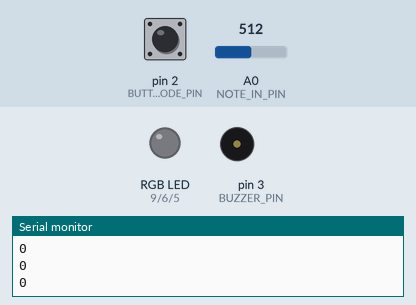
Simulated run of this sketch. Board: Arduino Uno, built with avr-gcc and run on an emulated ATmega328P. On the bench: an RGB LED mixed from three pins (HIGH = lit), buzzer (waves = sounding), the last lines printed to the serial monitor. Dashed ring = blinking. Inputs (shaded band) come from the test bench; at power-on: pin 2 (BUTTON_MODE_PIN) LOW, A0 (NOTE_IN_PIN) = 512. Dim RGB values are drawn brighter than linear; random numbers use the default seed unless the sketch sets one.

Above: at 1.3 s.
1.4 s: pin 2 (BUTTON_MODE_PIN) pulled HIGH for 1 s
At 1.87 s:
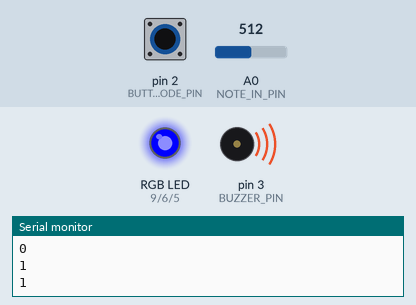
At 2.6 s:
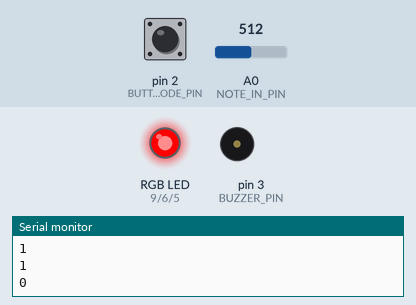
4.4 s: pin 2 (BUTTON_MODE_PIN) pulled HIGH for 3.2 s
At 8.0 s:
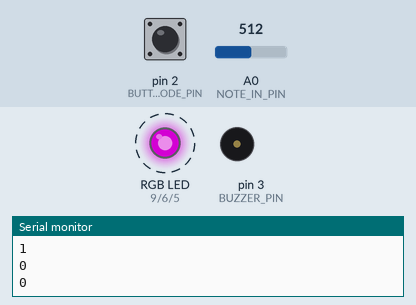
Timing chart, 0 to 11.5 s (numbered marks = the images above; inputs shaded):
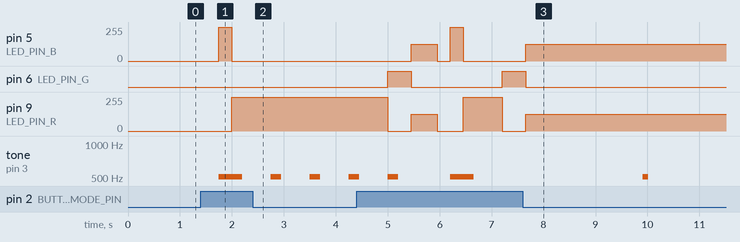

The sketch:

_Liu_WenYue_etudeThree.ino
```cpp
/********************** ETUDE 3 CART 360 2019 *******************************
 * WELCOME!
 * THE PURPOSE OF THIS EXERCISE IS TO DESIGN A VERY SIMPLE KEYBOARD (5 KEYS)
 * WHICH ALLOWS YOU TO PLAY LIVE, RECORD, AND PLAYBACK SINGLE NOTES (NO CHORDS).
 * THERE WILL BE A BUTTON WHICH WHEN PRESSED WILL TAKE THE USER TO THE NEXT MODE:
 * THERE ARE 5 POSSIBLE MODES
 * 0 ==  reset    ==   led off == also resets
 * 1 ==  live     ==   led BLUE
 * 2 ==  record   ==   led RED
 * 3 ==  play     ==   led GREEN
 * 4 ==  loopMODE ==   led PURPLE
 *
 * ADDITIONALLY - WHEN THE USER CHANGES MODE,
 * THE RGB LED WILL CHANGE COLOR (ACCORDING TO THE SPECIFICATIONS)

 * PLEASE FOLLOW THE INSTRUCTIONS IN THE COMMENTS:
 * DO NOT ADD ANY MORE FUNCTION DEFINITIONS
 * ONLY IMPLEMENT THE FUNCTION DEFINITIONS SUPPLIED
 * THERE IS NO NEED TO ADD ANY NEW VARIABLES OR CONSTANTS
 * PROVIDE COMMENTS FOR ANY OF THE CODE IMPLEMENTED
 * GOOD LUCK!
 */

// ANALYSIS
// The resistor ladder allowed us to produce analog outputs (audible sound in different pitch)
// with digital inputs (pressing down the switches). The resistors act as voltage dividers which
// controls/changes the voltage from the main power supply. The voltage decreases every time it
// flows through a resistor (voltage divider), and lower the voltage, the higher the frequency,
// and therefore, higher the pitch of the sound.
//
// For the mode selector, we used a switch case to control different cases. By tracking the number
// of button pressed on the mode button, we can call unique functions on different modes.

/**** CONSTANTS ********************************************************/

#define BUTTON_MODE_PIN 2 // Button to change the mode

// constants for RGB LED
#define LED_PIN_R 9 // R PIN
#define LED_PIN_G 6 // G PIN
#define LED_PIN_B 5 // B PIN

// constant for note in (button-resistor ladder on breadboard)
# define NOTE_IN_PIN A0

//constant for max number of notes in array
#define MAX_NOTES 16

// a constant for duration
const int duration = 200;

// constant for pin to output for buzzer
#define BUZZER_PIN 3 // PWM

/******** VARIABLES *****************************************************/
// counter for how many notes we have
int countNotes = 0;
// array to hold the notes played (for record/play mode)
int notes [MAX_NOTES];
int mode =0; // start at off

/*************************************************************************/


/**********************SETUP() DO NOT CHANGE*******************************/
// Declare pin mode for the single digital input
void setup()
{
  Serial.begin(9600);
  pinMode(BUTTON_MODE_PIN, INPUT);
}

/**********************LOOP() DO NOT CHANGE *******************************
 * INSTRUCTIONS:
 * There is NO NEED to change the loop - it establishes the flow of the program
 * We call here 3 functions repeatedly:
 * 1: chooseMode(): this function will determine the mode that your program is in
 * based on if the button (linked to the BUTTON_MODE_PIN) was pressed
 * 2: setRGB(): will set the color of the RGB LED based on the value of the mode variable
 * 3: selectMode(): will determine which function to call based on the value of the mode variable

**************************************************************************/
void loop()
{
  chooseMode();
  setRGB();
  selectMode();
}
/******************CHOOSEMODE(): IMPLEMENT *********************************
 * INSTRUCTIONS:
 * Read the value from the Button (linked to the BUTTON_MODE_PIN) and
 * if is being pressed then change the mode variable.
 * REMEMBER:
 * mode == 0 is reset
 * mode == 1 is live
 * mode == 2 is record
 * mode == 3 is play
 * mode == 4 is loopMode
 * Every time the user presses the button, the program will go to the next mode,
 * once it reaches 4, it should go back to mode == 0.
 * (i.e. if mode ==2 and we press, then mode ==3) ...
**************************************************************************/
void chooseMode(){
  // Create buttonMode variable that stores the digital reading of the Button.
  int buttonMode = digitalRead(BUTTON_MODE_PIN);

  // Print the buttonMode in serial printer.
  Serial.println(buttonMode);

  // If statement,
  // If mode is smaller than 5 and the buttonMODE is high...
  if (mode < 5 && buttonMode == HIGH) {
    // mode increase by 1
    mode += 1;
  }
  // Else if the mode is greater or equal to four, and the buttonMode is high...
  else if (mode >= 4 && buttonMode == HIGH) {
    // Set the mode back to zero
    mode = 0;
  }

  // Delay 250 milliseconds for microcontroller to react.
  delay(250);

  // Print and the mode in serial printer.
  // Serial.println(mode);
}

/******************SETRGB(): IMPLEMENT *********************************
 * INSTRUCTIONS:
 * Depending on the value of the mode variable:
 * if the mode is 0 - RGB LED IS OFF
 * if the mode is 1 - RGB LED IS BLUE
 * if mode is 2 - RGB LED IS RED
 * if mode is 3 - RGB LED IS GREEN
 * if mode is 4 - RGB LED iS PURPLE
 * YOU MUST USE A SWITCH CASE CONSTRUCT (NOT A SERIES OF IF / ELSE STATEMENTS
**************************************************************************/
void setRGB()
{
  // Switch case for mode...
  switch (mode) {
    // The default state, RGB LED is off...
    case 0:
      analogWrite(LED_PIN_R, 0);
      analogWrite(LED_PIN_G, 0);
      analogWrite(LED_PIN_B, 0);
      break;
    // When mode is 1, RGB LED is set to blue...
    case 1:
      analogWrite(LED_PIN_R, 0);
      analogWrite(LED_PIN_G, 0);
      analogWrite(LED_PIN_B, 255);
      break;
    // When mode is 2, RGB LED is set to red...
    case 2:
      analogWrite(LED_PIN_R, 255);
      analogWrite(LED_PIN_G, 0);
      analogWrite(LED_PIN_B, 0);
      break;
    // When mode is 3, RGB LED is set to green...
    case 3:
      analogWrite(LED_PIN_R, 0);
      analogWrite(LED_PIN_G, 255);
      analogWrite(LED_PIN_B, 0);
      break;
    // When mode is 4, RGB LED is set to purple...
    case 4:
      analogWrite(LED_PIN_R, 125);
      analogWrite(LED_PIN_G, 0);
      analogWrite(LED_PIN_B, 125);
      break;
  }
}
/**********************SELECTMODE() DO NOT CHANGE *******************************
 * INSTRUCTIONS:
 * There is NO NEED to change this function - it selects WHICH function should run based on the mode variable
 * There are 4 possibilities
 * 1: reset(): this function will reset any arrays etc, and will do nothing else
 * 2: live(): this function will play the corresponding notes
 * to the user pressing the respective buttons.
 * NOTE:: the notes played are NOT stored
 * 3: record(): this function will play the corresponding notes
 * to the user pressing the respective buttons
 * AND will STORE up to 16 consecutive notes in an array.
 * 4: play(): this function will playback any notes stored in the array that were recorded
 * in the previous mode
 * 5: loopMode(): this function will playback any notes stored in the array that were recorded,
 * BUT unlike the previous mode, you can choose in which sequence the notes are played.
 * REQUIRED: only play notes from the array (no live stuff)

******************************************************************************/
void selectMode()
{
  if(mode ==0) {
    reset();
  }
  else if(mode ==1) {
    live();
  }
  else if(mode ==2) {
    record();
  }

  else if(mode ==3) {
    play();
  }

   else if(mode ==4) {
    loopMode();
  }
}
/******************RESET(): IMPLEMENT **************************************
 * INSTRUCTIONS:
 * this function should ensure that any notes recorded are no longer available
**************************************************************************/
void reset()
{
  // Clears the notes array.
  memset(notes, 0, sizeof(notes));
}
/******************LIVE(): IMPLEMENT **************************************
 * INSTRUCTIONS:
 * this function will play the corresponding notes
 * to the user pressing the respective buttons
 * NOTE:: the notes played are NOT stored
 * SO: you need read in the input from the analog input (linked to the button-resistor ladder combo)
 * THEN - output the note to the buzzer using the tone() function
**************************************************************************/
void live()
{
  // If statement,
  // If the analog reading on the NOTE_IN_PIN is less than 8 (threshold)...
  if(analogRead(NOTE_IN_PIN) > 8) {
    // Play the sound with the speaker at pin 3 using the NOTE_IN_PIN reading.
    tone(3, analogRead(NOTE_IN_PIN));
  }
}
/******************RECORD(): IMPLEMENT **********************************
 * INSTRUCTIONS:
 * this function will play the corresponding notes
 * to the user pressing the respective buttons
 * AND will STORE up to 16 consecutive notes in an array.
 * SO:you need read in the input from the analog input (linked to the button-resistor ladder combo)
 * AND - output the note to the buzzer using the tone() function
 * THEN store that note in the array  - BE CAREFUL - you can only allow for up to MAX_NOTES to be stored
**************************************************************************/
void record()
{
  // If statement,
  // If the analog reading on the NOTE_IN_PIN is less than 8 (threshold)...
  if (analogRead(NOTE_IN_PIN) > 8) {
    // And if the countNotes is less than the MAX_NOTES...
    if (countNotes < MAX_NOTES){
      // Play the sound with the speaker at pin 3 using the NOTE_IN_PIN reading.
      tone(3, analogRead(NOTE_IN_PIN));
      // And assign the readings to the array called notes.
      notes[countNotes] = analogRead(NOTE_IN_PIN);
      // Increment countNotes by 1.
      countNotes += 1;
    }
    // Delay time for microcontroller to react.
    delay(duration);
    // Turn off the sound.
    noTone(3);
  }
  // Delay time for microcontroller to react.
  delay (300);
}
/******************PLAY(): IMPLEMENT ************************************
 * INSTRUCTIONS:
 * this function will playback any notes stored in the array that were recorded
 * in the previous mode
 * SO: you need to go through the array of values (be careful - the user may not have put in MAX_NOTES)
 * READ each value IN ORDER
 * AND output each note to the buzzer using the tone() function
 * ALSO: as long as we are in this mode, the notes are played over and over again
 * BE CAREFUL: make sure you allow for the user to get to another mode from the mode button...
**************************************************************************/
void play()
{
  // For loop,
  // if i is smaller than countNotes, increment i by 1.
  for (int i = 0; i < countNotes; i ++) {
    // Play the notes array.
    tone(3, notes [i], duration);
    // Delay time.
    delay(duration);

    // If statement,
    // If the button mode is pressed...
    if (digitalRead(BUTTON_MODE_PIN) == HIGH) {
      // Break the for loop.
      break;
    }
  }
}
/******************LOOPMODE(): IMPLEMENT *********************************
 * INSTRUCTIONS:
 * this function will playback any notes stored in the array that were recorded
 * in the previous mode
 * SO: you need to go through the array of values (be careful - the user may not have put in MAX_NOTES)
 * READ values IN ANY ORDERING (You MUST use the array - but you can determine your own sequence)
 * AND output each note to the buzzer using the tone() function
 * ALSO: as long as we are in this mode, the notes are played over and over again
 * BE CAREFUL: make sure you allow for the user to get to another mode from the mode button...
**************************************************************************/
void loopMode()
{
  // For loop,
  // if i is smaller than countNotes, increment i by 1.
  for (int i = 0; i < countNotes; i ++) {
    // Play the notes array randomly.
    tone(3, notes [random(0, 15)], 100);
  }
}

/**************************************************************************/
```

Measured:
- after the input at 1.4 s, pin 5 (LED_PIN_B): 0/255 → 255/255 after 0.35 s, → 0/255 0.25 s later; pin 9 (LED_PIN_R): 0/255 → 255/255 after 0.60 s; tone on pin 3 (BUZZER_PIN): silent → 512 Hz after 0.35 s, then repeats every 0.75 s: silent 0.55 s, 512 Hz 0.20 s
- after the input at 4.4 s, pin 5 (LED_PIN_B): 0/255 → 125/255 after 1.1 s, → 0/255 0.50 s later, → 255/255 0.25 s later, → 0/255 0.25 s later, … (5 changes in this stretch); pin 6 (LED_PIN_G): alternates HIGH for 0.45 s and LOW for 1.8 s, 4 changes in all, then stays LOW, starting after 0.60 s
